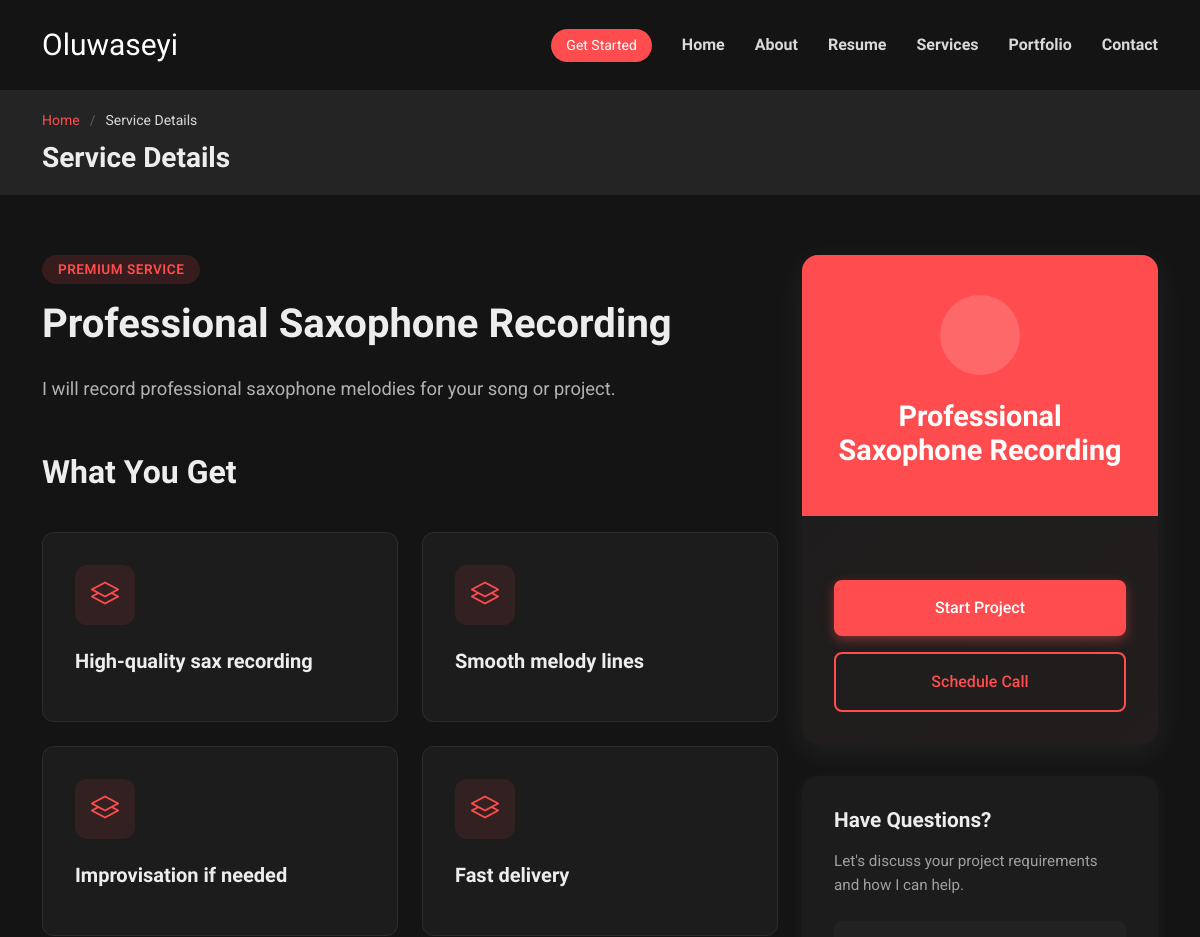
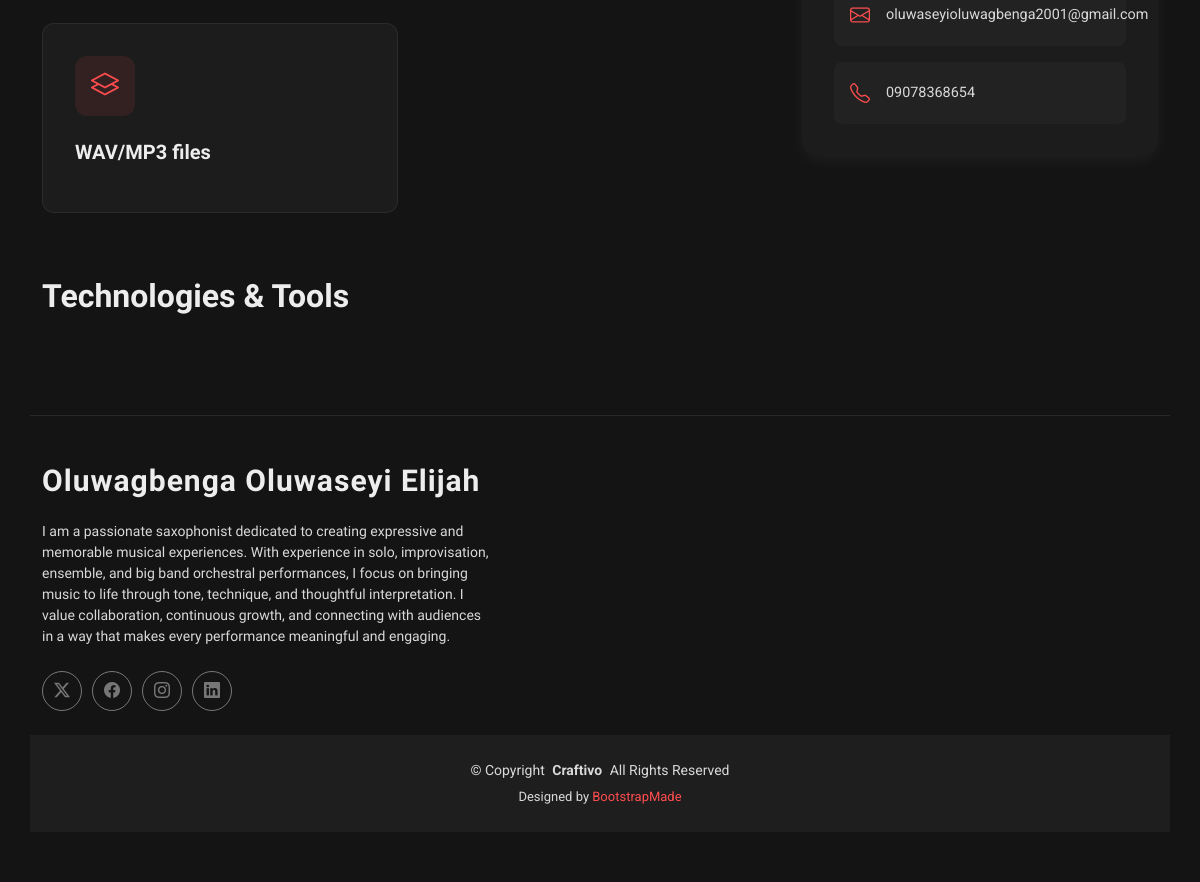
The app's page /services-details/13/ with its own data (2 pictures, top to bottom).
### portfolio/models.py (models this page shows, shortened)
class Service(models.Model):
    title = models.CharField(max_length=200)
    description = models.TextField(blank=True)
    icon_class = models.CharField(max_length=100, blank=True)
    featured = models.BooleanField(default=False)
    link = models.URLField(blank=True)
    starting_price = models.DecimalField(max_digits=10, decimal_places=2, null=True, blank=True)
    delivery_time = models.CharField(max_length=100, blank=True, help_text="e.g., '4-6 weeks delivery'")
    revisions = models.CharField(max_length=100, blank=True, help_text="e.g., 'Unlimited revisions'")
    support_duration = models.CharField(max_length=100, blank=True, help_text="e.g., '60 days support'")
    parent = models.ForeignKey(
        "self",
        null=True,
        blank=True,
        related_name="subservices",
        on_delete=models.CASCADE,
        help_text="Choose a parent service if this is a sub‑service",
    )

class Profile(models.Model):
    name = models.CharField(max_length=100)
    role = models.CharField(max_length=100, blank=True)
    subtitle = models.CharField(
        max_length=200,
        help_text="Comma-separated list used by the typed animation",
    )
    hero_text = models.TextField(blank=True)
    about_title = models.CharField(max_length=200, default="About Me")
    about_description = models.TextField(blank=True)
    email = models.EmailField(blank=True)
    phone = models.CharField(max_length=20, blank=True)
    location = models.CharField(max_length=100, blank=True)
    availability = models.CharField(max_length=100, blank=True)
    projects_count = models.PositiveIntegerField(default=0)
    years_experience = models.CharField(max_length=50, blank=True)
    awards_count = models.PositiveIntegerField(default=0)
    rating = models.DecimalField(max_digits=3, decimal_places=1, default=0.0)
    avatar = models.ImageField(upload_to="avatars/", blank=True)
    background = models.ImageField(upload_to="backgrounds/", blank=True)
    cv = models.FileField(upload_to="cv/", blank=True)

class customerServices(models.Model):
    icon = models.CharField(max_length=100, blank=True)
    name = models.CharField(max_length=100)
    details = models.TextField(blank=True)
    customer_services = models.ForeignKey(
        Service,
        related_name="customer_services",
        on_delete=models.CASCADE,
        help_text="Select the service this customer service is associated with",
    )

### portfolio/views.py (the view)
# urls.py: path("services-details/<int:services_id>/", views.services_details, name="services_details"),
def services_details(request, services_id):
    service = Service.objects.get(id=services_id)
    tech = Tech_tools.objects.filter(tech_tools=service)
    customer = customerServices.objects.filter(customer_services=service)
    profile = Profile.objects.first()
    context = {
        "service": service,
        "tech": tech,
        "customer": customer,
        "profile": profile,
        }
    return render(request, "service-details.html", context)

### template/service-details.html (shortened to what this page needs)
{% extends 'base.html' %}
{% load static %}
{% block content %}
<main class="main">
  <div class="page-title light-background">
    <div class="container">
      <nav class="breadcrumbs">
        <ol>
          <li><a href="{% url 'index' %}">Home</a></li>
          <li class="current">Service Details</li>
        </ol>
      </nav>
      <h1>Service Details</h1>
    </div>
  </div>
  <section id="service-details" class="service-details section">
    <div class="container" data-aos="fade-up" data-aos-delay="100">
      <div class="row">
        <div class="col-lg-4 order-lg-2">
          <div class="sticky-sidebar">
            <div class="service-card" data-aos="fade-left" data-aos-delay="200">
              <div class="card-header">
                <div class="service-icon">
                </div>
                <h3>{{ service.title }}</h3>
              </div>
              <div class="card-body">
                <div class="cta-buttons">
                  <a href="#" class="btn-primary">Start Project</a>
                  <a href="#" class="btn-secondary">Schedule Call</a>
                </div>
              </div>
            </div>
            <div class="contact-card" data-aos="fade-left" data-aos-delay="300">
              <h4>Have Questions?</h4>
              <p>Let's discuss your project requirements and how I can help.</p>
              <div class="contact-methods">
                {% if profile.email %}
                <a href="mailto:{{ profile.email }}" class="contact-item">
                  <i class="bi bi-envelope"></i>
                  <span>{{ profile.email }}</span>
                </a>
                {% endif %}
                {% if profile.phone %}
                <a href="tel:{{ profile.phone }}" class="contact-item">
                  <i class="bi bi-telephone"></i>
                  <span>{{ profile.phone }}</span>
                </a>
                {% endif %}
              </div>
            </div>
          </div>
        </div>
        <div class="col-lg-8 order-lg-1">
          <div class="service-overview" data-aos="fade-up" data-aos-delay="200">
            <div class="overview-header">
              <span class="badge">Premium Service</span>
              <h2>{{ service.title }}</h2>
            </div>
            <p class="lead-text">{{ service.description }}</p>
          </div>
          <div class="features-grid" data-aos="fade-up" data-aos-delay="400">
            <h3 class="section-heading">What You Get</h3>
            <div class="row g-4">
              {% for feature in customer %}
              <div class="col-md-6">
                <div class="feature-box">
                  <div class="icon-wrapper">
                    <i class="bi bi-layers"></i>
                  </div>
                  <h4>{{ feature.name }}</h4>
                </div>
              </div>
              {% endfor %}
            </div>
          </div>
          <div class="tech-details" data-aos="fade-up" data-aos-delay="700">
            <h3 class="section-heading">Technologies &amp; Tools</h3>
          </div>
        </div>
      </div>
    </div>
  </section>
</main>
{% endblock %}

### records on screen
Service: title "Professional Saxophone Recording", description "I will record professional saxophone melodies for your song or project."
Profile: email "oluwaseyioluwagbenga2001@gmail.com", phone "09078368654"
customerServices: name "High-quality sax recording"
customerServices: name "Smooth melody lines"
customerServices: name "Improvisation if needed"
customerServices: name "Fast delivery"
customerServices: name "WAV/MP3 files"
